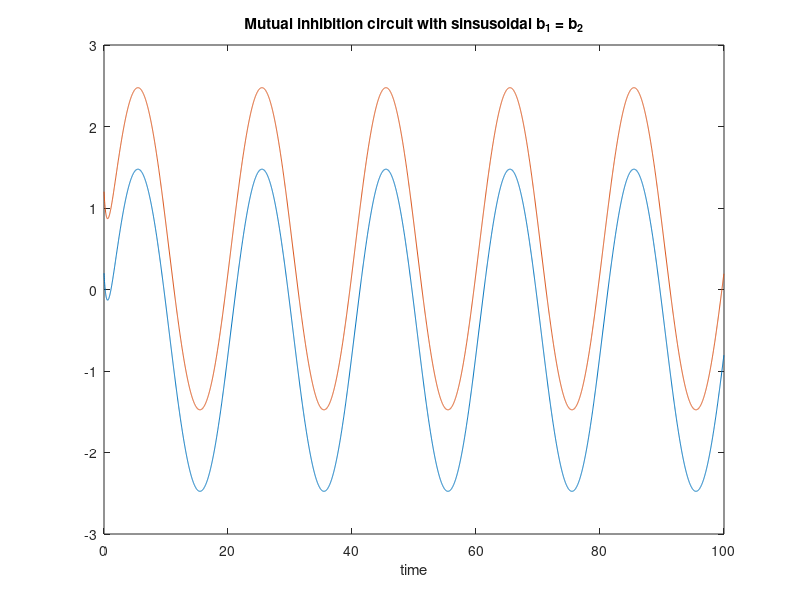

Recreate this plot in MATLAB.
%Mutual integration in the mutual inhibition circuit
% linear transfer function in the circuit
% frate = W*s(:,i) + b
% b = sinusoidal function over time

close all; clear all;
N=2; % num neurons
tau = 1; % time is in multiples of tau
dt = 0.02; % fraction of tau
Trun = 100; % multiples of tau
Nrun = Trun/dt; % num timesteps
time=0:dt:Trun-dt; % multiples of tau
alpha = 5; % steepness of sigmod nonlinearity
w=1; 
W=[[0,-w];[-w,0]];
s=zeros(2,Nrun); % synaptic activity of cells full trace

% initial conditions
s(1,1) = 0.2; 
s(2,1) = 1.2;

b = sin((1:Nrun)*dt*2*pi/20)*4;

%linear transfer function
f = @(x) x;

for i=1:Nrun-1,
    
    frate= f(W*s(:,i) + b(i));
    s(:,i+1) = s(:,i) + dt*(-s(:,i)+frate);

end

figure(1);
plot(time,s');
xlabel('time');
title('Mutual inhibition circuit with sinsusoidal b_1 = b_2');

%neurons maintain their stability due to matching changes in b input
